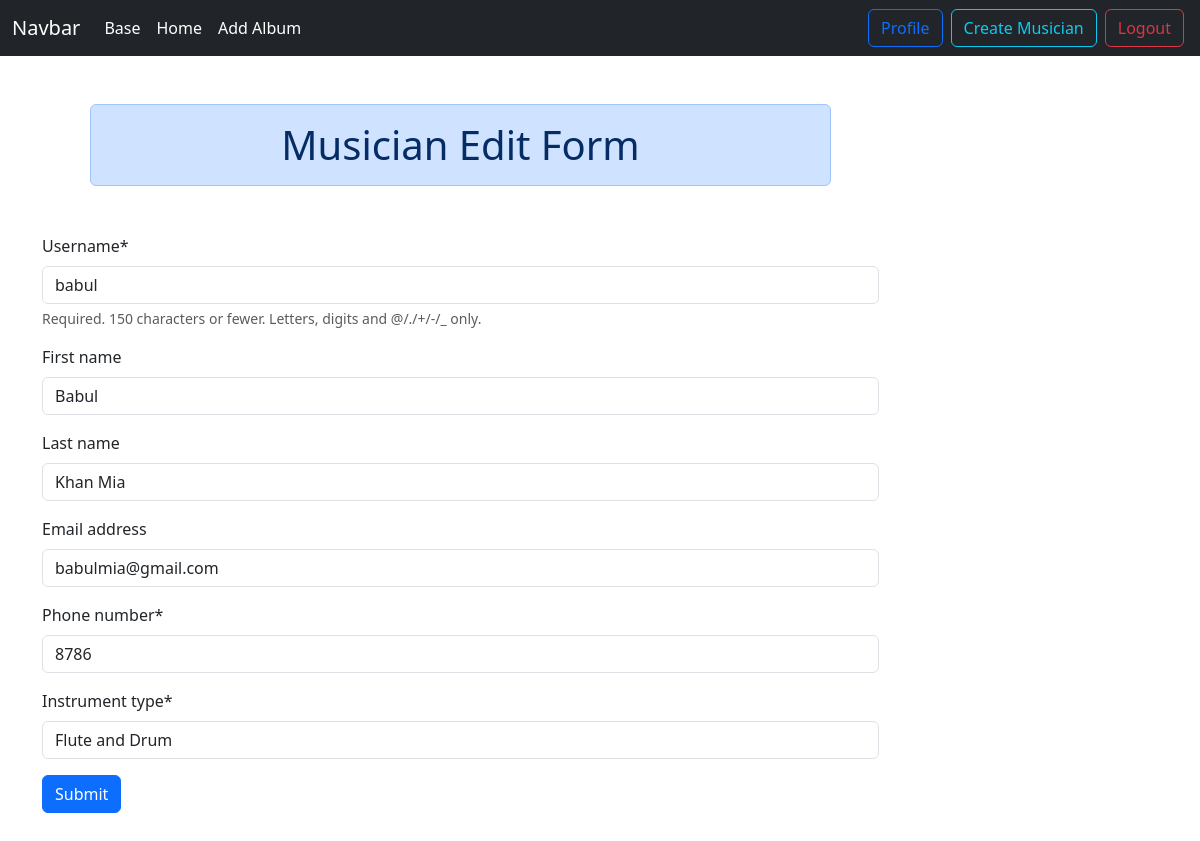
/musician/edit_musician/4/ (signed in), run on the app's committed database.
### musician/models.py (models this page shows, shortened)
class Musician(AbstractUser):
    phone_number = models.CharField(max_length=12)
    instrument_type = models.CharField(max_length=120)

### musician/views.py (the view, shortened to what this page needs)
# urls.py: path('edit_musician/<int:pk>/',views.EditMusicianView.as_view(),name="edit_musician"),
class EditMusicianView(LoginRequiredMixin, UpdateView):
    model = Musician
    form_class = ChangeMusicianDataForm
    template_name = 'edit_musician.html'
    success_url = reverse_lazy('homepage')
    login_url = 'login'

### musician/forms.py
class ChangeMusicianDataForm(UserChangeForm):
    password = None
    class Meta:
        model = Musician
        fields = ['username','first_name','last_name','email','phone_number','instrument_type']

### musician/templates/edit_musician.html (shortened to what this page needs)
{% extends 'base.html' %}
{% load crispy_forms_tags %}
{% load static %}
{% block content %}
<div class="container mb-5" >
    <form method="post" novalidate class="w-75">
        <h1 class="text-center m-5 alert alert-primary">Musician Edit Form</h1>
        {{form|crispy}}
        <button class="btn btn-primary mb-5">Submit</button>
    </form>
</div>
{% endblock content %}

### data on the page
Musician: username "babul", first_name "Babul", last_name "Khan Mia", email "babulmia@gmail.com", phone_number "8786", instrument_type "Flute and Drum"
